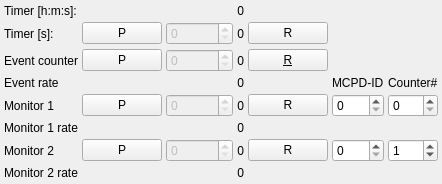
           <widget class="QWidget" name="tab3">
            <attribute name="title">
             <string>meas. data</string>
            </attribute>
            <layout class="QGridLayout" name="gridLayout_3">
             <property name="leftMargin">
              <number>4</number>
             </property>
             <property name="topMargin">
              <number>4</number>
             </property>
             <property name="rightMargin">
              <number>4</number>
             </property>
             <property name="bottomMargin">
              <number>4</number>
             </property>
             <property name="spacing">
              <number>4</number>
             </property>
             <item row="0" column="0">
              <widget class="QLabel" name="textLabel1_2_3_2_3">
               <property name="text">
                <string>Timer [h:m:s]:</string>
               </property>
               <property name="wordWrap">
                <bool>false</bool>
               </property>
              </widget>
             </item>
             <item row="0" column="3">
              <widget class="QLabel" name="mTimeText">
               <property name="text">
                <string>0</string>
               </property>
               <property name="alignment">
                <set>Qt::AlignRight|Qt::AlignTrailing|Qt::AlignVCenter</set>
               </property>
               <property name="wordWrap">
                <bool>false</bool>
               </property>
              </widget>
             </item>
             <item row="1" column="0">
              <widget class="QLabel" name="textLabel1_2_3_2_3_2">
               <property name="text">
                <string>Timer [s]:</string>
               </property>
               <property name="wordWrap">
                <bool>false</bool>
               </property>
              </widget>
             </item>
             <item row="1" column="1">
              <widget class="QPushButton" name="tPresetButton">
               <property name="toolTip">
                <string>activate preset for timer</string>
               </property>
               <property name="text">
                <string>P</string>
               </property>
               <property name="checkable">
                <bool>true</bool>
               </property>
              </widget>
             </item>
             <item row="1" column="2">
              <widget class="QSpinBox" name="tPreset">
               <property name="enabled">
                <bool>false</bool>
               </property>
               <property name="toolTip">
                <string>preset value for timer</string>
               </property>
               <property name="maximum">
                <number>1000000000</number>
               </property>
              </widget>
             </item>
             <item row="1" column="3">
              <widget class="QLabel" name="tSecsText">
               <property name="text">
                <string>0</string>
               </property>
               <property name="alignment">
                <set>Qt::AlignRight|Qt::AlignTrailing|Qt::AlignVCenter</set>
               </property>
               <property name="wordWrap">
                <bool>false</bool>
               </property>
              </widget>
             </item>
             <item row="1" column="4">
              <widget class="QPushButton" name="tResetButton">
               <property name="toolTip">
                <string>reset timer</string>
               </property>
               <property name="text">
                <string>R</string>
               </property>
               <property name="checkable">
                <bool>false</bool>
               </property>
              </widget>
             </item>
             <item row="2" column="0">
              <widget class="QLabel" name="textLabel1">
               <property name="text">
                <string>Event counter</string>
               </property>
               <property name="wordWrap">
                <bool>false</bool>
               </property>
              </widget>
             </item>
             <item row="2" column="1">
              <widget class="QPushButton" name="ePresetButton">
               <property name="toolTip">
                <string>activate preset for event counter</string>
               </property>
               <property name="text">
                <string>P</string>
               </property>
               <property name="checkable">
                <bool>true</bool>
               </property>
              </widget>
             </item>
             <item row="2" column="2">
              <widget class="QSpinBox" name="evPreset">
               <property name="enabled">
                <bool>false</bool>
               </property>
               <property name="toolTip">
                <string>preset value for event counter</string>
               </property>
               <property name="maximum">
                <number>1000000000</number>
               </property>
              </widget>
             </item>
             <item row="2" column="3">
              <widget class="QLabel" name="totalCounts">
               <property name="text">
                <string>0</string>
               </property>
               <property name="alignment">
                <set>Qt::AlignRight|Qt::AlignTrailing|Qt::AlignVCenter</set>
               </property>
               <property name="wordWrap">
                <bool>false</bool>
               </property>
              </widget>
             </item>
             <item row="2" column="4">
              <widget class="QPushButton" name="eResetButton">
               <property name="toolTip">
                <string>reset event counter</string>
               </property>
               <property name="text">
                <string>&amp;R</string>
               </property>
               <property name="checkable">
                <bool>false</bool>
               </property>
              </widget>
             </item>
             <item row="3" column="0">
              <widget class="QLabel" name="textLabel1_10">
               <property name="text">
                <string>Event rate</string>
               </property>
               <property name="wordWrap">
                <bool>false</bool>
               </property>
              </widget>
             </item>
             <item row="3" column="3">
              <widget class="QLabel" name="eventRate">
               <property name="text">
                <string>0</string>
               </property>
               <property name="alignment">
                <set>Qt::AlignRight|Qt::AlignTrailing|Qt::AlignVCenter</set>
               </property>
               <property name="wordWrap">
                <bool>false</bool>
               </property>
              </widget>
             </item>
             <item row="3" column="5">
              <widget class="QLabel" name="textLabel1_15">
               <property name="text">
                <string>MCPD-ID</string>
               </property>
               <property name="wordWrap">
                <bool>false</bool>
               </property>
              </widget>
             </item>
             <item row="3" column="6">
              <widget class="QLabel" name="textLabel1_15_2">
               <property name="text">
                <string>Counter#</string>
               </property>
               <property name="wordWrap">
                <bool>false</bool>
               </property>
              </widget>
             </item>
             <item row="4" column="0">
              <widget class="QLabel" name="textLabel1_11">
               <property name="text">
                <string>Monitor 1</string>
               </property>
               <property name="wordWrap">
                <bool>false</bool>
               </property>
              </widget>
             </item>
             <item row="4" column="1">
              <widget class="QPushButton" name="m1PresetButton">
               <property name="toolTip">
                <string>activate preset for monitor 1</string>
               </property>
               <property name="text">
                <string>P</string>
               </property>
               <property name="checkable">
                <bool>true</bool>
               </property>
              </widget>
             </item>
             <item row="4" column="2">
              <widget class="QSpinBox" name="m1Preset">
               <property name="enabled">
                <bool>false</bool>
               </property>
               <property name="toolTip">
                <string>preset value for monitor 1</string>
               </property>
               <property name="maximum">
                <number>1000000000</number>
               </property>
              </widget>
             </item>
             <item row="4" column="3">
              <widget class="QLabel" name="monitor1">
               <property name="text">
                <string>0</string>
               </property>
               <property name="alignment">
                <set>Qt::AlignRight|Qt::AlignTrailing|Qt::AlignVCenter</set>
               </property>
               <property name="wordWrap">
                <bool>false</bool>
               </property>
              </widget>
             </item>
             <item row="4" column="4">
              <widget class="QPushButton" name="m1ResetButton">
               <property name="toolTip">
                <string>reset monitor 1</string>
               </property>
               <property name="text">
                <string>R</string>
               </property>
               <property name="checkable">
                <bool>false</bool>
               </property>
              </widget>
             </item>
             <item row="4" column="5">
              <widget class="QSpinBox" name="cpuMon1box">
               <property name="toolTip">
                <string>MCPD-ID for Mon1</string>
               </property>
               <property name="maximum">
                <number>7</number>
               </property>
              </widget>
             </item>
             <item row="4" column="6">
              <widget class="QSpinBox" name="counterMon1box">
               <property name="toolTip">
                <string>counter # for Mon1  (0...3: front, 4,5: back)</string>
               </property>
               <property name="maximum">
                <number>5</number>
               </property>
              </widget>
             </item>
             <item row="5" column="0">
              <widget class="QLabel" name="textLabel1_10_2">
               <property name="text">
                <string>Monitor 1 rate</string>
               </property>
               <property name="wordWrap">
                <bool>false</bool>
               </property>
              </widget>
             </item>
             <item row="5" column="3">
              <widget class="QLabel" name="monRate1">
               <property name="text">
                <string>0</string>
               </property>
               <property name="alignment">
                <set>Qt::AlignRight|Qt::AlignTrailing|Qt::AlignVCenter</set>
               </property>
               <property name="wordWrap">
                <bool>false</bool>
               </property>
              </widget>
             </item>
             <item row="6" column="0">
              <widget class="QLabel" name="textLabel1_11_2">
               <property name="text">
                <string>Monitor 2</string>
               </property>
               <property name="wordWrap">
                <bool>false</bool>
               </property>
              </widget>
             </item>
             <item row="6" column="1">
              <widget class="QPushButton" name="m2PresetButton">
               <property name="toolTip">
                <string>activate preset for monitor 2</string>
               </property>
               <property name="text">
                <string>P</string>
               </property>
               <property name="checkable">
                <bool>true</bool>
               </property>
              </widget>
             </item>
             <item row="6" column="2">
              <widget class="QSpinBox" name="m2Preset">
               <property name="enabled">
                <bool>false</bool>
               </property>
               <property name="toolTip">
                <string>preset value for monitor 2</string>
               </property>
               <property name="maximum">
                <number>1000000000</number>
               </property>
              </widget>
             </item>
             <item row="6" column="3">
              <widget class="QLabel" name="monitor2">
               <property name="text">
                <string>0</string>
               </property>
               <property name="alignment">
                <set>Qt::AlignRight|Qt::AlignTrailing|Qt::AlignVCenter</set>
               </property>
               <property name="wordWrap">
                <bool>false</bool>
               </property>
              </widget>
             </item>
             <item row="6" column="4">
              <widget class="QPushButton" name="m2RresetButton">
               <property name="toolTip">
                <string>reset monitor 2</string>
               </property>
               <property name="text">
                <string>R</string>
               </property>
               <property name="checkable">
                <bool>false</bool>
               </property>
              </widget>
             </item>
             <item row="6" column="5">
              <widget class="QSpinBox" name="cpuMon2box">
               <property name="toolTip">
                <string>MCPD-ID for Mon2</string>
               </property>
               <property name="maximum">
                <number>7</number>
               </property>
              </widget>
             </item>
             <item row="6" column="6">
              <widget class="QSpinBox" name="counterMon2box">
               <property name="toolTip">
                <string>counter # for Mon2 (0...3: front, 4,5: back)</string>
               </property>
               <property name="maximum">
                <number>5</number>
               </property>
               <property name="value">
                <number>1</number>
               </property>
              </widget>
             </item>
             <item row="7" column="0">
              <widget class="QLabel" name="textLabel1_10_2_2">
               <property name="text">
                <string>Monitor 2 rate</string>
               </property>
               <property name="wordWrap">
                <bool>false</bool>
               </property>
              </widget>
             </item>
             <item row="7" column="3">
              <widget class="QLabel" name="monRate2">
               <property name="text">
                <string>0</string>
               </property>
               <property name="alignment">
                <set>Qt::AlignRight|Qt::AlignTrailing|Qt::AlignVCenter</set>
               </property>
               <property name="wordWrap">
                <bool>false</bool>
               </property>
              </widget>
             </item>
            </layout>
           </widget>
